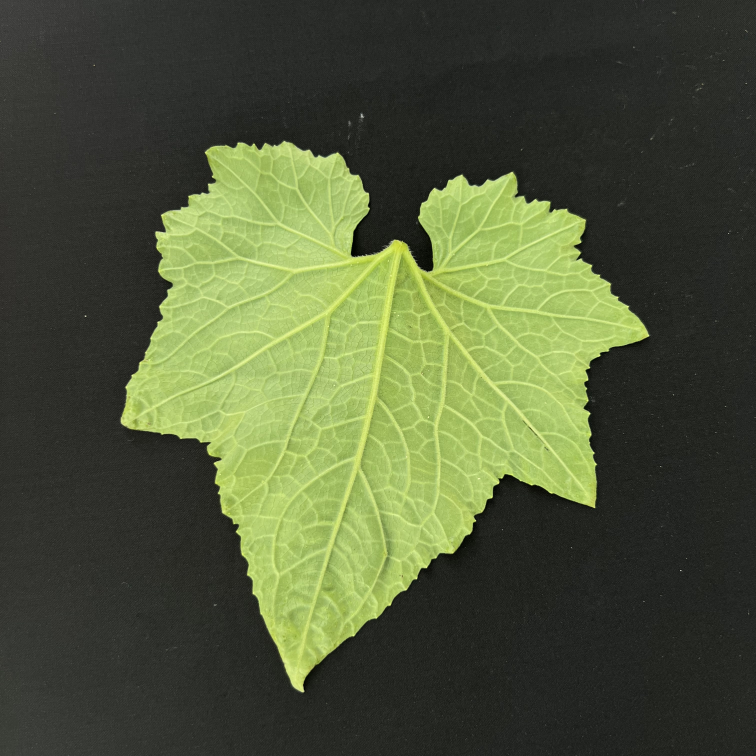
#> input picture Research_Paper/data/illustrative_images/01_NON-STRESSED_ash_gourd_healthy.JPG, 3024 x 3024 px (shown at 1/4 size)
$ python create_representative_panel.py
#> lines starting #> are read from the running program, lines starting #| are printed output that depends on the picture
from pathlib import Path
from PIL import Image, ImageDraw, ImageFont, ImageOps

ROOT = Path(__file__).resolve().parent.parent
SRC = ROOT / "data" / "illustrative_images"
OUT = ROOT / "figures" / "fig1_representative_leaf_images.png"
items = [
    ("01_NON-STRESSED_ash_gourd_healthy.JPG", "(a) Ash gourd - healthy"),
    ("07_NON-STRESSED_tomato_healthy.JPG", "(b) Tomato - healthy"),
    ("08_MODERATE-STRESSED_ash_gourd_N.JPG", "(c) Ash gourd - nitrogen deficiency"),
    ("09_MODERATE-STRESSED_bitter_gourd_K.JPG", "(d) Bitter gourd - potassium deficiency"),
    ("15_STRESSED_ash_gourd_PM.JPG", "(e) Ash gourd - powdery mildew"),
    ("20_STRESSED_tomato_LM.JPG", "(f) Tomato - leaf miner"),
]
W, H, label_h, margin, gap, image_side = 540, 345, 44, 30, 18, 345
canvas = Image.new("RGB", (3*W + 2*gap + 2*margin, 2*(H+label_h) + gap + 2*margin), "white")
#> canvas: PIL image 1716x856 RGB; every value is 255
try:
    font = ImageFont.truetype("DejaVuSans.ttf", 22)
except OSError:
    font = ImageFont.load_default()
draw = ImageDraw.Draw(canvas)
for i, (name, label) in enumerate(items):
    im = Image.open(SRC/name).convert("RGB")
#> im is the input picture: PIL image 3024x3024 RGB; mean R, G, B 78.9, 87.6, 57.8
    im = ImageOps.fit(im, (image_side, H), method=Image.Resampling.LANCZOS, centering=(0.5, 0.5))
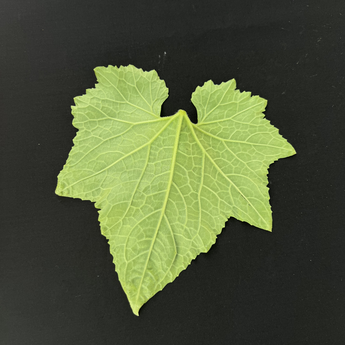
#> im: PIL image 345x345 RGB; mean R, G, B 78.9, 87.6, 57.8
    x = margin + (i % 3) * (W + gap)
    y = margin + (i // 3) * (H + label_h + gap)
    ix = x + (W-image_side)//2
    canvas.paste(im, (ix, y))
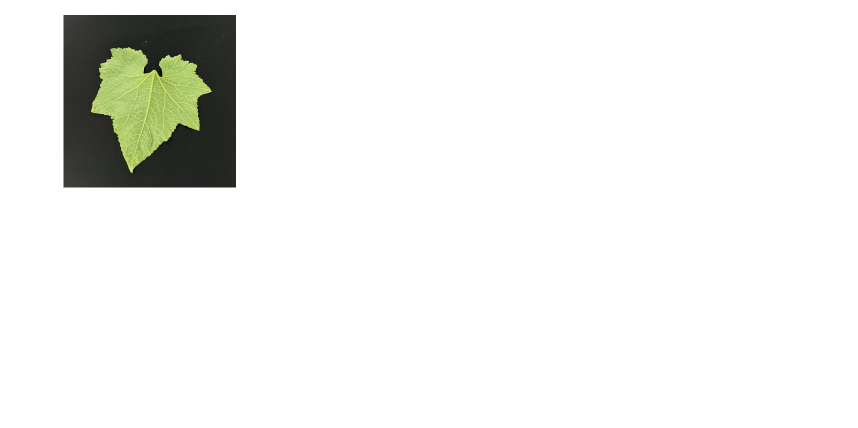
#> canvas: PIL image 1716x856 RGB (shown at 1/2 size); mean R, G, B 240.7, 241.4, 239
    draw.rectangle((ix, y, ix+image_side-1, y+H-1), outline=(185,185,185), width=2)
    draw.text((x+7, y+H+7), label, fill=(20,20,20), font=font)
#> pass 2 of the loop `for i, (name, label) in enumerate(items):`:
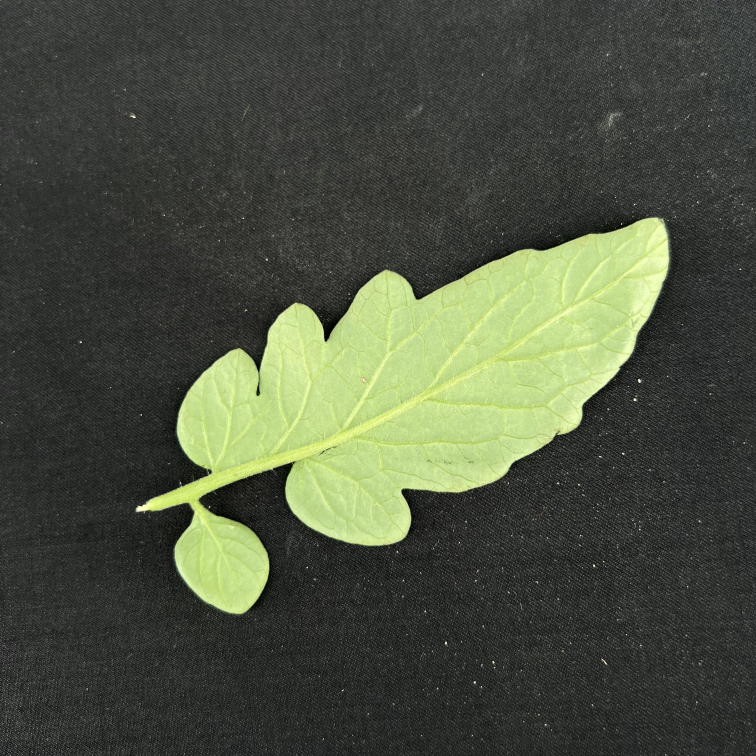
#> input picture Research_Paper/data/illustrative_images/07_NON-STRESSED_tomato_healthy.JPG, 3024 x 3024 px (shown at 1/4 size)
#> im is the input picture: PIL image 3024x3024 RGB; mean R, G, B 75.4, 81.2, 64.6
#> `im = ImageOps.fit(im, (image_side, H), method=Image.Resampling.LANCZOS..`:
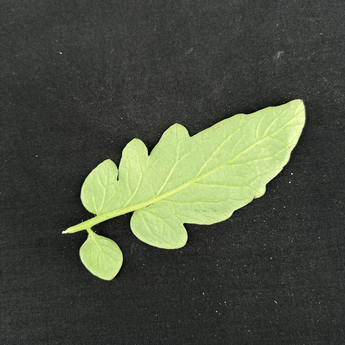
#> im: PIL image 345x345 RGB; mean R, G, B 75.4, 81.2, 64.6
#> `canvas.paste(im, (ix, y))`:
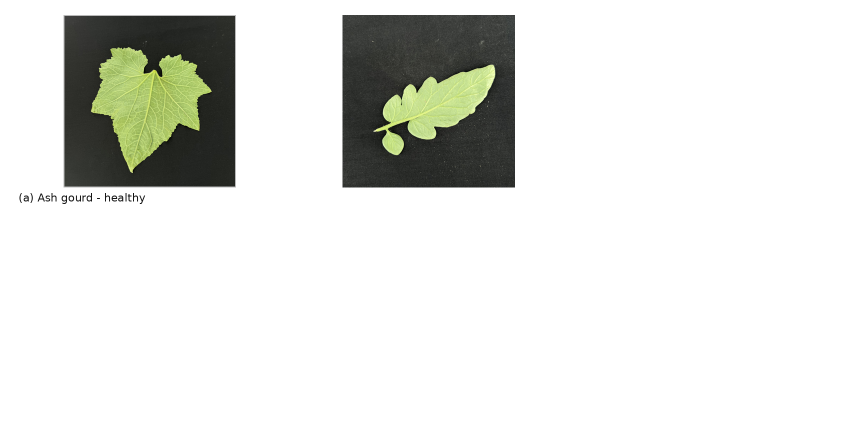
#> canvas: PIL image 1716x856 RGB (shown at 1/2 size); mean R, G, B 226.3, 227.4, 223.7
#> pass 3 of the loop `for i, (name, label) in enumerate(items):`:
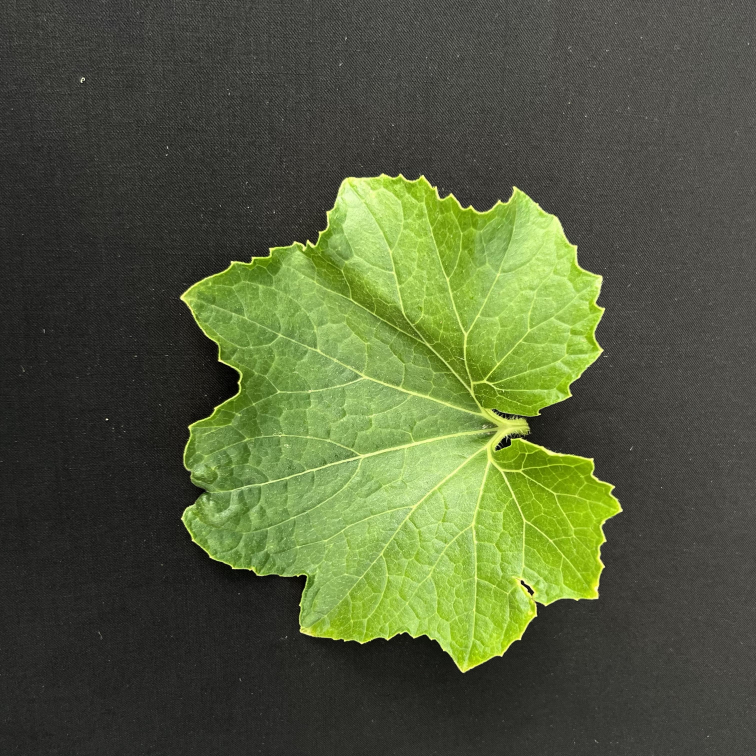
#> input picture Research_Paper/data/illustrative_images/08_MODERATE-STRESSED_ash_gourd_N.JPG, 3024 x 3024 px (shown at 1/4 size)
#> im is the input picture: PIL image 3024x3024 RGB; mean R, G, B 82, 92.3, 59.8
#> `im = ImageOps.fit(im, (image_side, H), method=Image.Resampling.LANCZOS..`:
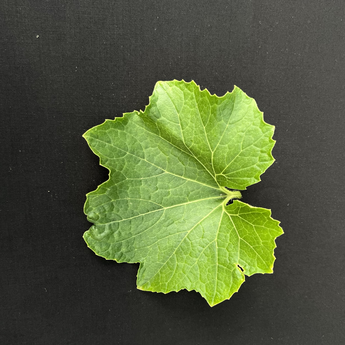
#> im: PIL image 345x345 RGB; mean R, G, B 82, 92.3, 59.8
#> `canvas.paste(im, (ix, y))`:
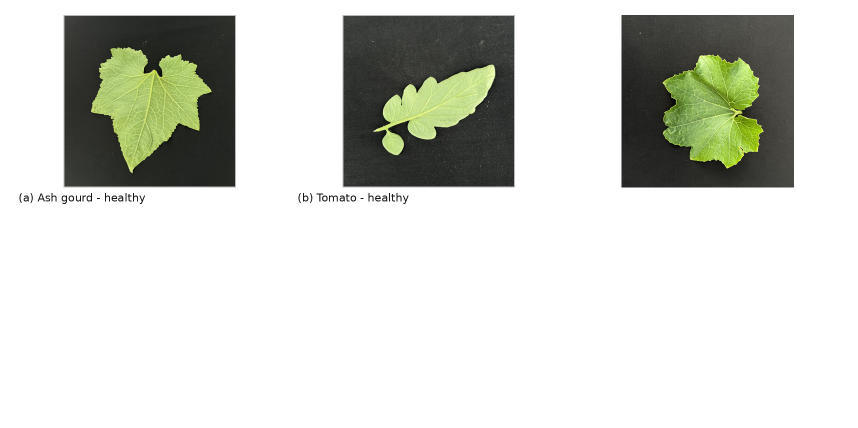
#> canvas: PIL image 1716x856 RGB (shown at 1/2 size); mean R, G, B 212.3, 214.3, 208
#> (the run stopped early here; a loop or call above may not have finished)
